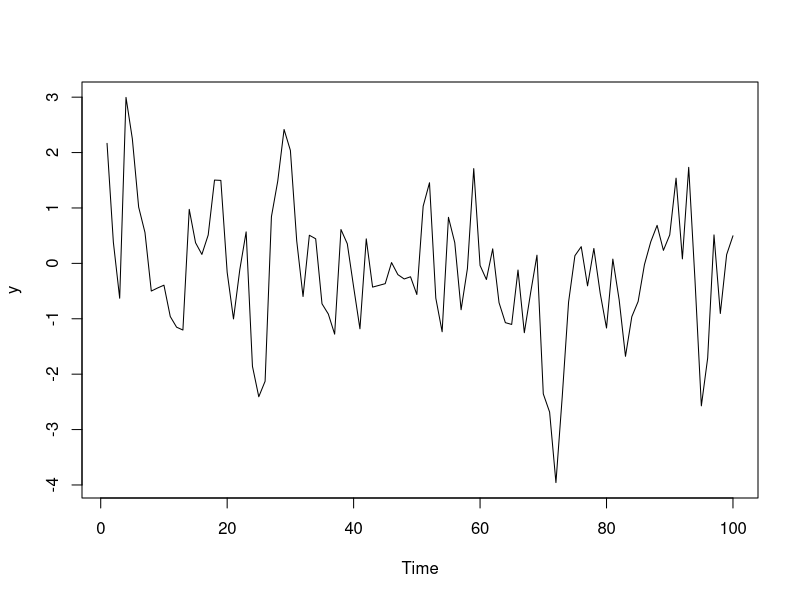
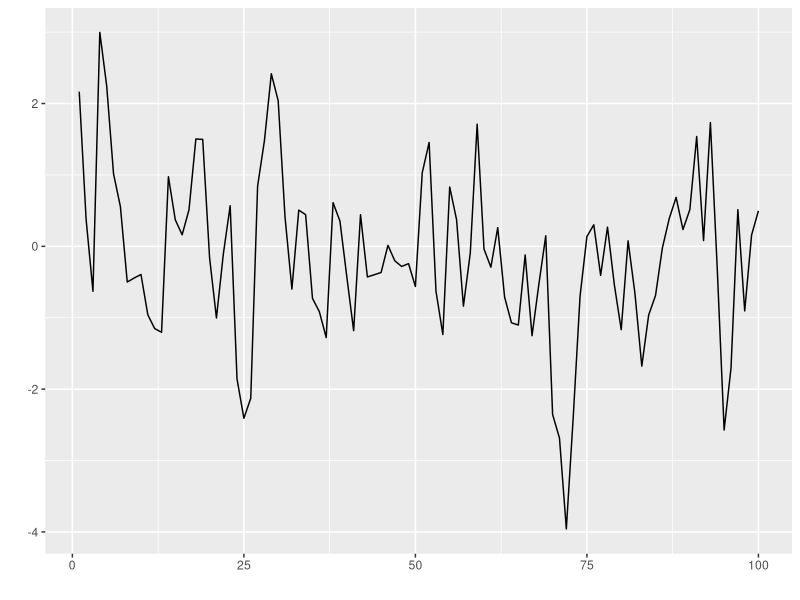
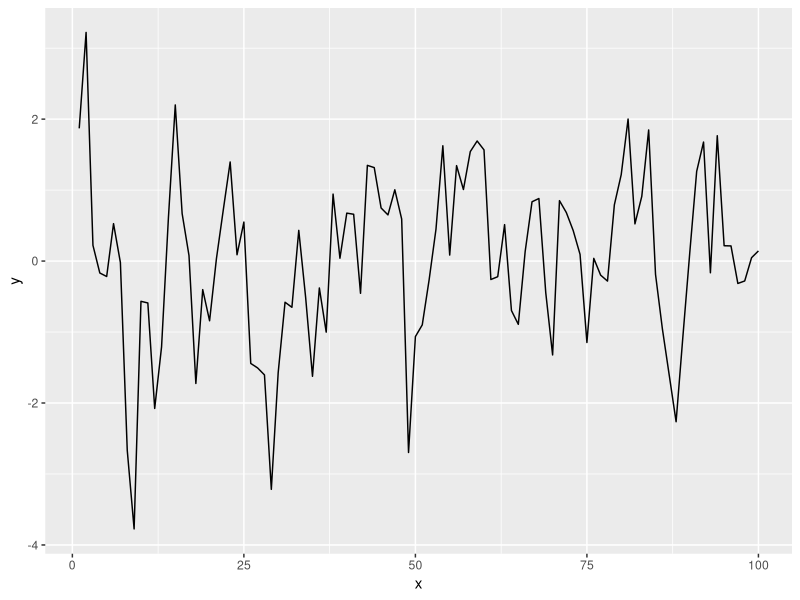
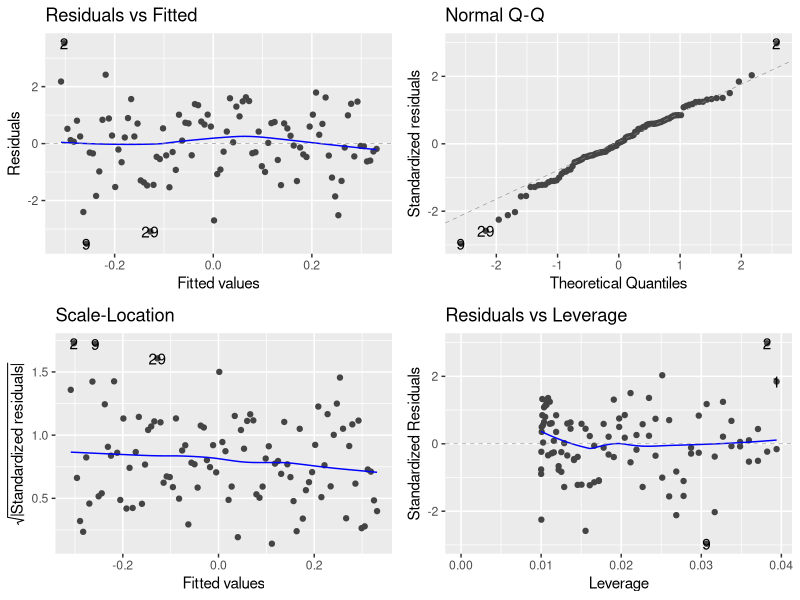
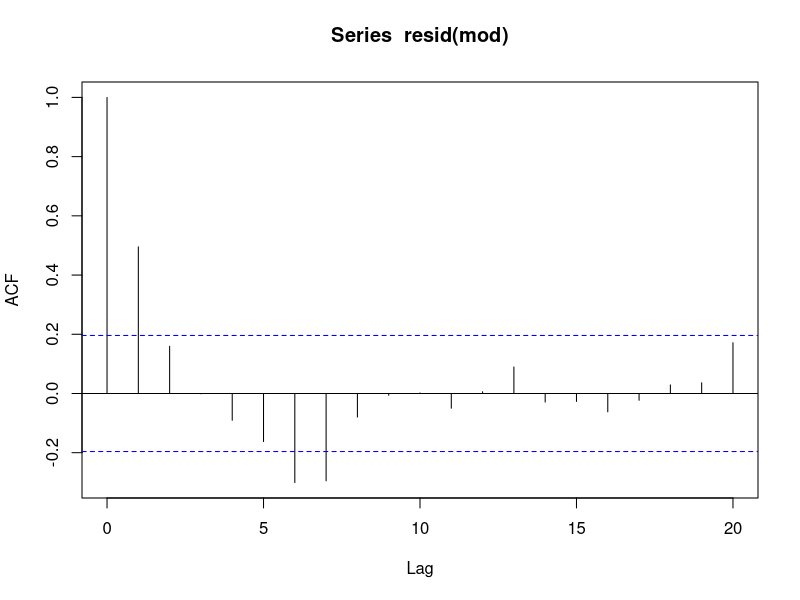
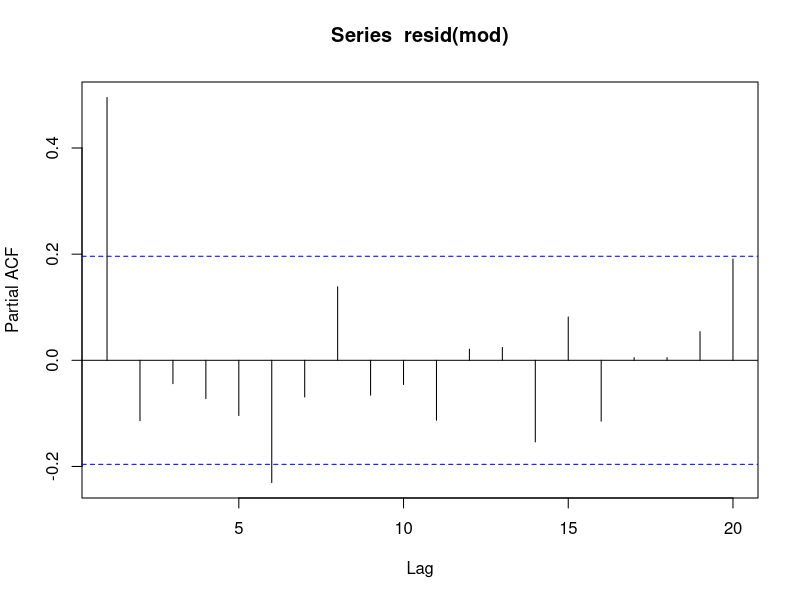
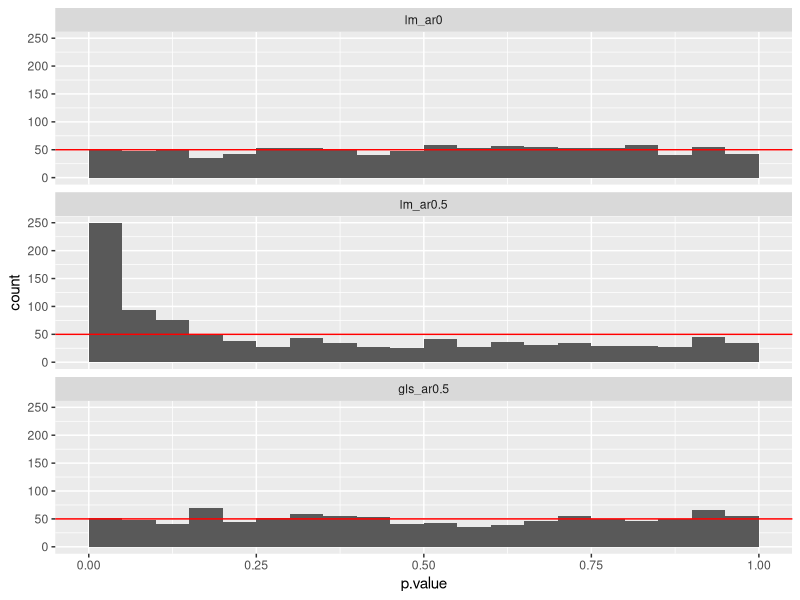
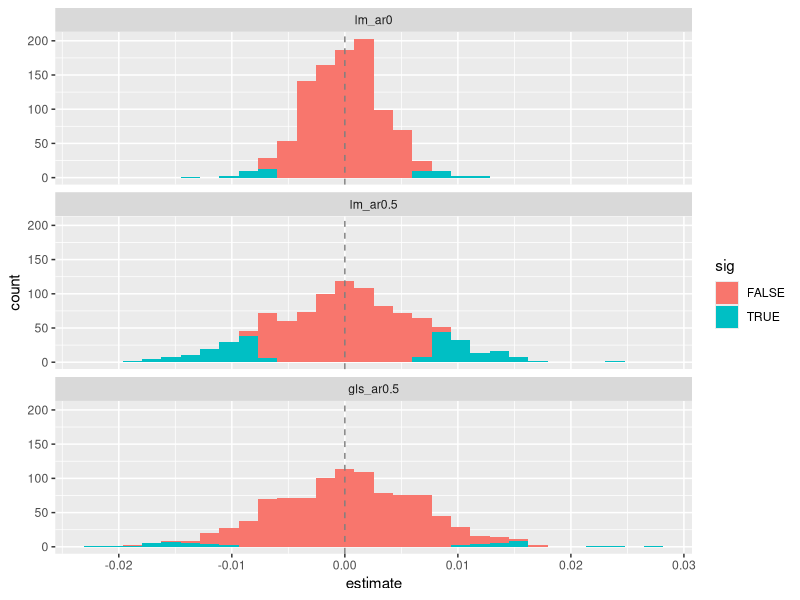

Write the R code that produced these figures, in order.
## ---- chunk 1
knitr::opts_chunk$set(echo = FALSE, eval = FALSE, message = FALSE)
## ---- chunk 2
library("tidyverse")
y <- arima.sim(model = list(ar = 0.5), n = 100)
plot(y)#base plot
#or for a ggplot, use autoplot (many autoplot functions in ggfortify package)
library("ggfortify")
autoplot(y)#uses fortify to convert ts object to a data.frame 


set.seed(42)
df <- tibble(
  x = 1:100,
  y = arima.sim(model = list(ar = 0.5), n = 100)
)
## ---- chunk 3
ggplot(df, aes(x = x, y = y)) + geom_line()
## ---- chunk 4
mod <- lm(y ~ x, data = df)
anova(mod)
## ---- chunk 5
library("ggfortify")
autoplot(mod)

acf(resid(mod))#use autoplot to get ggplot version
pacf(resid(mod)) # single spike
## ---- chunk 6
library("lmtest")
dwtest(mod)

## ---- chunk 7
library("nlme")

mod2 <- gls(y ~ x, data = df, correlation = corAR1())
anova(mod2)
list(mod, mod2) %>% map(coef) %>% map("x") # should be unbiased

## ---- chunk 8
library("broom")
library("broom.mixed") # expansion package for broom 
#no autocorrelation

set.seed(1)
sim_lm0 <- rerun(.n = 1000, tibble(
  x = 1:100,
  y = rnorm(100)
)) %>% 
  map(~lm(y ~ x, data = .)) %>% 
  map_df(tidy) %>% 
  filter(term == "x") %>% 
  mutate(sig = p.value < 0.05)


set.seed(1)
sim_lm <- rerun(.n = 1000, tibble(
  x = 1:100,
  y = arima.sim(model = list(ar = 0.5), n = 100)
)) %>% 
  map(~lm(y ~ x, data = .)) %>% 
  map_df(tidy) %>% 
  filter(term == "x") %>% 
  mutate(sig = p.value < 0.05)


set.seed(1)
sim_gls <- rerun(.n = 1000, tibble(
  x = 1:100,
  y = arima.sim(model = list(ar = 0.5), n = 100)
)) %>% 
  map(~gls(y ~ x, data = ., correlation = corAR1())) %>% 
  map_df(tidy) %>% 
  filter(term == "x") %>% 
  mutate(sig = p.value < 0.05)


all_models <- bind_rows(list(lm_ar0 = sim_lm0,
               lm_ar0.5 = sim_lm,
               gls_ar0.5 = sim_gls), .id = "model") %>% 
  mutate(model = factor(model, levels = c("lm_ar0", "lm_ar0.5", "gls_ar0.5")))


nbins <-  20
ggplot(all_models, aes(x = p.value)) +
  geom_histogram(binwidth = 1/nbins, center = 1/nbins/2) +
  geom_hline(yintercept = 1000/nbins, colour = "red") +
  facet_wrap(~ model, ncol = 1)


ggplot(all_models, aes(x = estimate, fill = sig)) +
  geom_histogram() +
  geom_vline(xintercept = 0, colour = "grey50", linetype = "dashed") +
   facet_wrap(~ model, ncol = 1)
## ---- chunk 9
data("LakeHuron")
Huron <- tibble(year = time(LakeHuron), level = as.vector(LakeHuron))
## ---- chunk 10
ggplot(Huron, aes(x = year, y = level)) + 
  geom_line()
## ---- chunk 11
mod <- lm(level ~ year, data = Huron)
summary(mod)

## ---- chunk 12
acf(resid(mod))
pacf(resid(mod))
## ---- chunk 13
ar(resid(mod))
## ---- chunk 14
mod_gls <- gls(level ~ year, data = Huron, correlation = corAR1())
summary(mod_gls)
## ---- chunk 15
mod_gls2 <- gls(level ~ year, data = Huron, correlation = corARMA(p = 2))
summary(mod_gls)

anova(mod_gls, mod_gls2)
